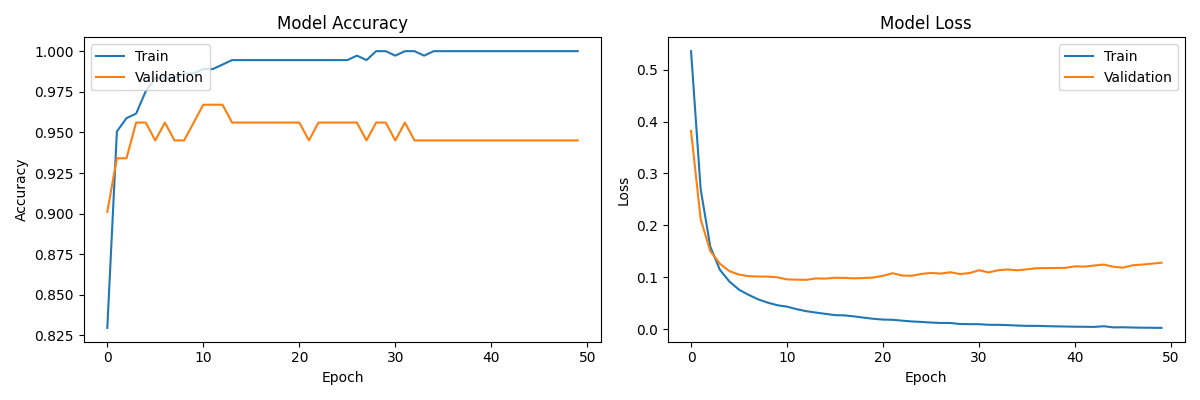

Here is the Python script that generated this plot:
import matplotlib.pyplot as plt
import numpy as np
from sklearn.datasets import load_breast_cancer
from sklearn.model_selection import train_test_split
from sklearn.preprocessing import StandardScaler
from tensorflow.keras.layers import Dense
from tensorflow.keras.models import Sequential
from tensorflow.keras.utils import to_categorical

# Load the Breast Cancer dataset
breast_cancer = load_breast_cancer()
X = breast_cancer.data
y = breast_cancer.target

# Split the dataset into training and testing sets
X_train, X_test, y_train, y_test = train_test_split(
    X, y, test_size=0.2, random_state=42)

# Standardize the features
scaler = StandardScaler()
X_train = scaler.fit_transform(X_train)
X_test = scaler.transform(X_test)

# Build the neural network
model = Sequential()
# Input layer and first hidden layer
model.add(Dense(30, input_shape=(X_train.shape[1],), activation='relu'))
model.add(Dense(15, activation='relu'))  # Second hidden layer
model.add(Dense(1, activation='sigmoid'))  # Output layer

# Compile the model
model.compile(optimizer='adam', loss='binary_crossentropy',
              metrics=['accuracy'])

# Train the model and save the training history
history = model.fit(X_train, y_train, epochs=50,
                    batch_size=10, validation_split=0.2)

# Evaluate the model
loss, accuracy = model.evaluate(X_test, y_test)
print(f"Test Accuracy: {accuracy:.2f}")

# Plot training & validation accuracy values
plt.figure(figsize=(12, 4))
plt.subplot(1, 2, 1)
plt.plot(history.history['accuracy'])
plt.plot(history.history['val_accuracy'])
plt.title('Model Accuracy')
plt.xlabel('Epoch')
plt.ylabel('Accuracy')
plt.legend(['Train', 'Validation'], loc='upper left')

# Plot training & validation loss values
plt.subplot(1, 2, 2)
plt.plot(history.history['loss'])
plt.plot(history.history['val_loss'])
plt.title('Model Loss')
plt.xlabel('Epoch')
plt.ylabel('Loss')
plt.legend(['Train', 'Validation'], loc='upper right')

plt.tight_layout()
plt.savefig('lab6_answer.png')
